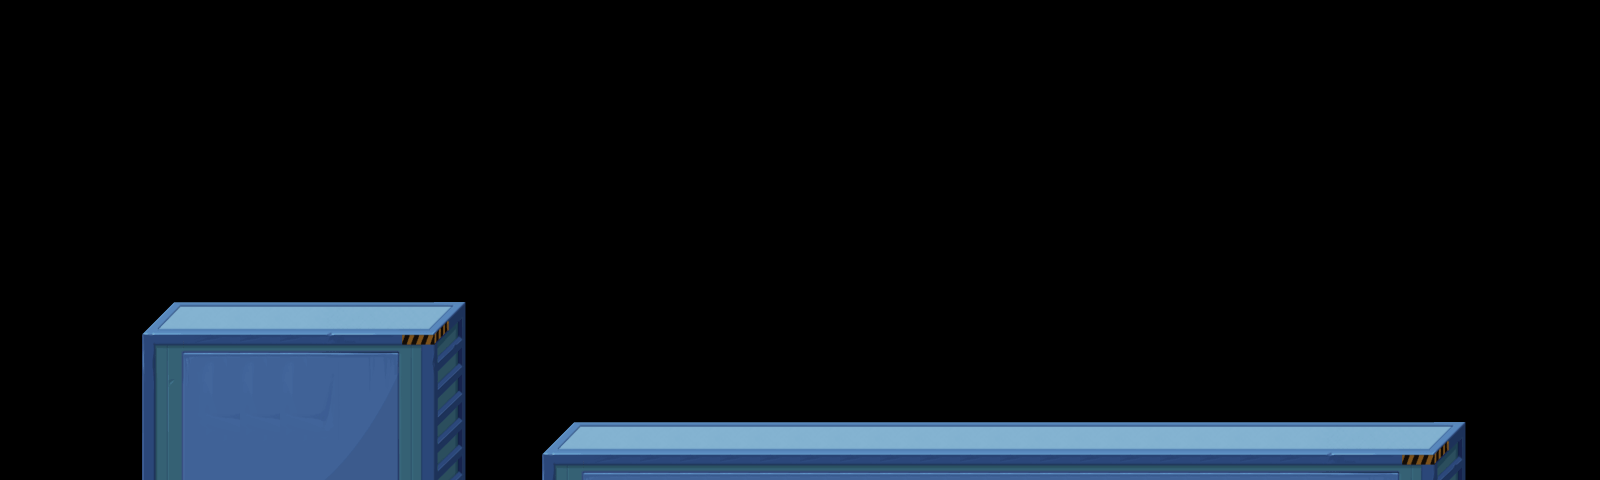

Tiled map render using the project's own tile images. Description and the map definition, with tile-layer contents summarised, below:
An orthogonal 40x12 tile map with 40x40 px tiles, 1 tile layer (show2), 1 hidden layer not drawn and 16 objects.

<map version="1.0" orientation="orthogonal" width="40" height="12" tilewidth="40" tileheight="40">
 <tileset firstgid="1" name="main" tilewidth="40" tileheight="40">
  <image source="main.png" width="280" height="240" />
 </tileset>
 <layer name="show2" width="40" height="12">
  <data>[480 cells, 93 non-empty, 35 distinct tile ids]</data>
 </layer>
 <layer name="show1" width="40" height="12" visible="0">
  <data>[480 cells, 0 non-empty, 0 distinct tile ids]</data>
 </layer>
 <objectgroup name="collision" width="40" height="12">
  <object x="160" y="320" width="280" height="160" />
  <object x="560" y="440" width="880" height="40" />
 </objectgroup>
 <objectgroup name="items" width="40" height="12">
  <object x="800" y="240" />
  <object x="840" y="200" />
  <object x="880" y="200" />
  <object x="920" y="240" />
  <object x="1000" y="240" />
  <object x="1040" y="200" />
  <object x="1080" y="200" />
  <object x="1120" y="240" />
  <object x="880" y="320" />
  <object x="920" y="360" />
  <object x="960" y="360" />
  <object x="1000" y="360" />
  <object x="1040" y="320" />
 </objectgroup>
 <objectgroup name="enemy" width="40" height="12">
  <object x="1240" y="160" />
 </objectgroup>
</map>
